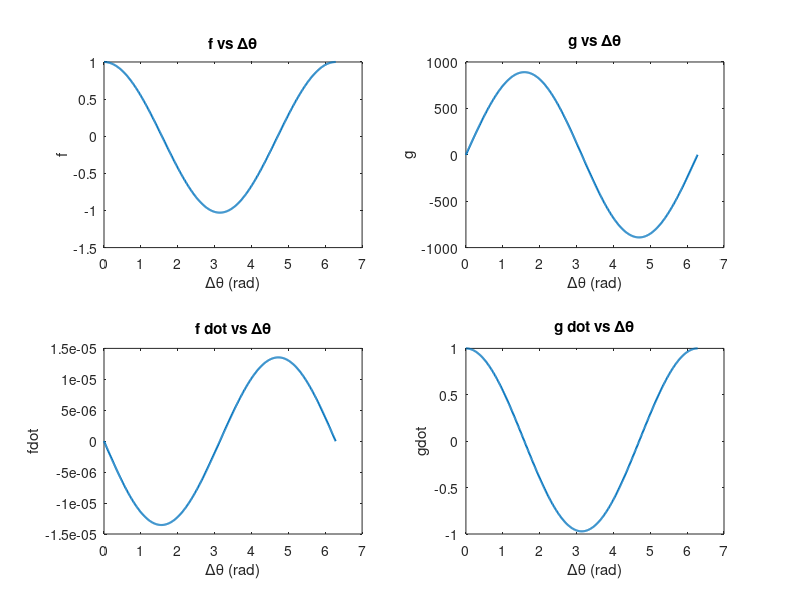

The MATLAB script that drew this image:
clear; clc;

%% 常数
mu = 398600; % km^3/s^2
Re = 6378;   % km

%% 轨道参数
rp = Re + 400;
ra = Re + 600;

a = (rp + ra) / 2;
e = (ra - rp) / (ra + rp);
p = a * (1 - e^2);

h = sqrt(mu * p);

%% 初始真近点角
theta0 = 0; % 可设为近地点

r0 = p / (1 + e * cos(theta0));

%% 自变量 Δθ
dtheta = linspace(0, 2*pi, 500);

%% 预分配
f = zeros(size(dtheta));
g = zeros(size(dtheta));
fdot = zeros(size(dtheta));
fdot2 = zeros(size(dtheta));
gdot = zeros(size(dtheta));

%% 计算
for i = 1:length(dtheta)
    dt = dtheta(i);
    
    theta = theta0 + dt;
    r = p / (1 + e * cos(theta));
    
    f(i) = 1 - r/p * (1 - cos(dt));
    g(i) = r * r0 / sqrt(mu * p) * sin(dt);
    
    fdot(i) = -sqrt(mu) / (r * r0) * sin(dt);
    fdot2(i) = mu / h * (1 - cos(dt)) / sin(dt) * (mu/h^2 * (1 - cos(dt))- 1/ r0 - 1/r);
    gdot(i) = 1 - r0/p * (1 - cos(dt));
end

%% 绘图
figure;

subplot(2,2,1);
plot(dtheta, f, 'LineWidth', 1.5);
title('f vs \Delta\theta');
xlabel('\Delta\theta (rad)'); ylabel('f');

subplot(2,2,2);
plot(dtheta, g, 'LineWidth', 1.5);
title('g vs \Delta\theta');
xlabel('\Delta\theta (rad)'); ylabel('g');

subplot(2,2,3);
plot(dtheta, fdot, 'LineWidth', 1.5);
% plot(dtheta, fdot2, 'LineWidth', 1.5);
title('f dot vs \Delta\theta');
xlabel('\Delta\theta (rad)'); ylabel('fdot');

subplot(2,2,4);
plot(dtheta, gdot, 'LineWidth', 1.5);
title('g dot vs \Delta\theta');
xlabel('\Delta\theta (rad)'); ylabel('gdot');
